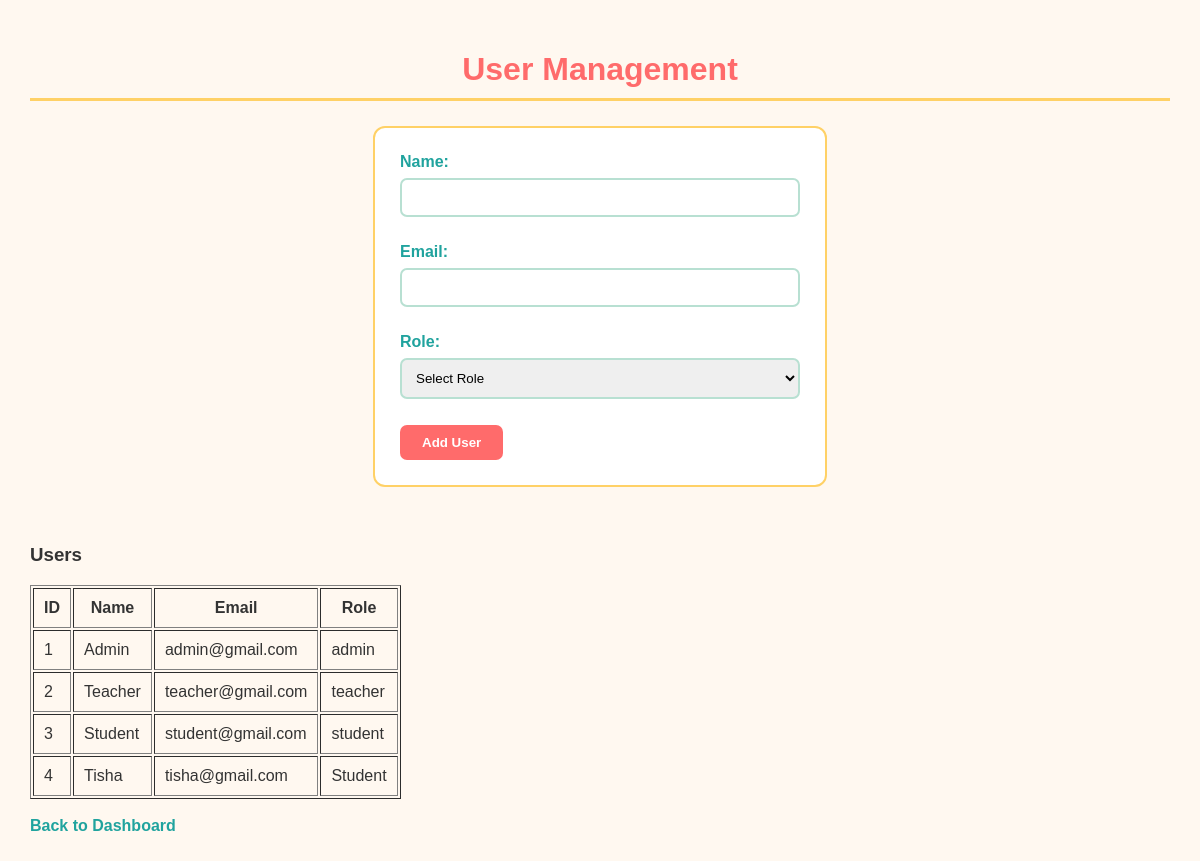
The page /admin/view/admin/user-management.php (signed in) on the database its author committed.
### tables this page shows
CREATE TABLE `users` (
  `id` int(11) NOT NULL,
  `name` varchar(100) NOT NULL,
  `email` varchar(100) NOT NULL,
  `password` varchar(255) NOT NULL,
  `role` varchar(20) NOT NULL
);

### admin/model/user.php (called while the page is built, shortened)
<?php
require_once __DIR__ . '/../../model/dbConnect.php';
function getAllUsers()
{
    global $conn;
    $sql = "SELECT id, name, email, role FROM users";
    $result = mysqli_query($conn, $sql);
    $users = array();
    if ($result) {
        while ($row = mysqli_fetch_assoc($result)) {
            $users[] = $row;
        }
    }
    return $users;
}
?>

### admin/controller/AdminController.php (called while the page is built, shortened)
<?php
require_once __DIR__ . '/../model/user.php';
class AdminController
{
    public function users()
    {
        return getAllUsers();
    }
}
?>

### admin/view/admin/user-management.php (the view, shortened to what this page needs)
<?php
require_once '../../controller/AdminController.php';
$name = "";
$email = "";
$admin = new AdminController();
$users = $admin->users();
?>
<!DOCTYPE html>
<html>
<head>
<link rel="stylesheet" href="/cms/style.css">
</head>
<body>
    <h1>User Management</h1>
    <hr>
    <form
        method="post"
        action="user-management.php"
        onsubmit="return validateUserForm(this)"
        novalidate
    >
        <label for="name">
            Name:
        </label>
        <input
            type="text"
            name="name"
            id="name"
            value="<?php echo htmlspecialchars($name); ?>"
        >
        <br>
        <label for="email">
            Email:
        </label>
        <input
            type="email"
            name="email"
            id="email"
            value="<?php echo htmlspecialchars($email); ?>"
        >
        <br>
        <label for="role">
            Role:
        </label>
        <select name="role" id="role">
            <option value="">Select Role</option>
        </select>
        <br>
        <input
            type="submit"
            name="addUser"
            value="Add User"
        >
    </form>
    <br>
    <h3>Users</h3>
    <table border="1" cellpadding="10">
        <tr>
            <th>ID</th>
            <th>Name</th>
            <th>Email</th>
            <th>Role</th>
        </tr>
        <?php
        foreach ($users as $user) {
            echo "<tr>";
            echo "<td>" . htmlspecialchars($user['id']) . "</td>";
            echo "<td>" . htmlspecialchars($user['name']) . "</td>";
            echo "<td>" . htmlspecialchars($user['email']) . "</td>";
            echo "<td>" . htmlspecialchars($user['role']) . "</td>";
            echo "</tr>";
        }
        ?>
    </table>
    <br>
    <a href="dashboard.php">
        Back to Dashboard
    </a>
</body>
</html>

### style.css (style rules this page uses)
body { font-family: Arial; background-color: #fff8f0; margin: 0; padding: 30px; color: #333333; }
h1 { text-align: center; color: #ff6b6b; margin-bottom: 10px; }
hr { border: 0; height: 3px; background-color: #ffd166; margin-bottom: 25px; }
form { width: 400px; margin: 20px auto; padding: 25px; background-color: white; border: 2px solid #ffd166; border-radius: 12px; }
label { font-weight: bold; color: #20a39e; }
input[type="text"], input[type="email"], input[type="password"], select, textarea { width: 100%; padding: 10px; margin-top: 7px; margin-bottom: 10px; border: 2px solid #b8e0d2; border-radius: 7px; box-sizing: border-box; }
input[type="submit"] { background-color: #ff6b6b; color: white; padding: 10px 22px; border: none; border-radius: 7px; cursor: pointer; font-weight: bold; }
a { color: #20a39e; text-decoration: none; font-weight: bold; }

### rows shown on the page
users: id "1", name "Admin", email "admin@gmail.com", role "admin"
users: id "2", name "Teacher", email "teacher@gmail.com", role "teacher"
users: id "3", name "Student", email "student@gmail.com", role "student"
users: id "4", name "Tisha", email "tisha@gmail.com", role "Student"
